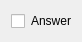
<?xml version="1.0" encoding="UTF-8"?>
<ui version="4.0">
 <class>AnswerReadWidget</class>
 <widget class="QWidget" name="AnswerReadWidget">
  <property name="geometry">
   <rect>
    <x>0</x>
    <y>0</y>
    <width>79</width>
    <height>38</height>
   </rect>
  </property>
  <property name="windowTitle">
   <string>Form</string>
  </property>
  <layout class="QHBoxLayout" name="horizontalLayout">
   <item>
    <widget class="QCheckBox" name="checkBox">
     <property name="sizePolicy">
      <sizepolicy hsizetype="Minimum" vsizetype="Minimum">
       <horstretch>0</horstretch>
       <verstretch>0</verstretch>
      </sizepolicy>
     </property>
     <property name="text">
      <string/>
     </property>
    </widget>
   </item>
   <item>
    <widget class="QLabel" name="text">
     <property name="text">
      <string>Answer</string>
     </property>
     <property name="wordWrap">
      <bool>true</bool>
     </property>
    </widget>
   </item>
   <item>
    <spacer name="horizontalSpacer">
     <property name="orientation">
      <enum>Qt::Horizontal</enum>
     </property>
     <property name="sizeHint" stdset="0">
      <size>
       <width>40</width>
       <height>20</height>
      </size>
     </property>
    </spacer>
   </item>
  </layout>
 </widget>
 <resources/>
 <connections/>
</ui>
